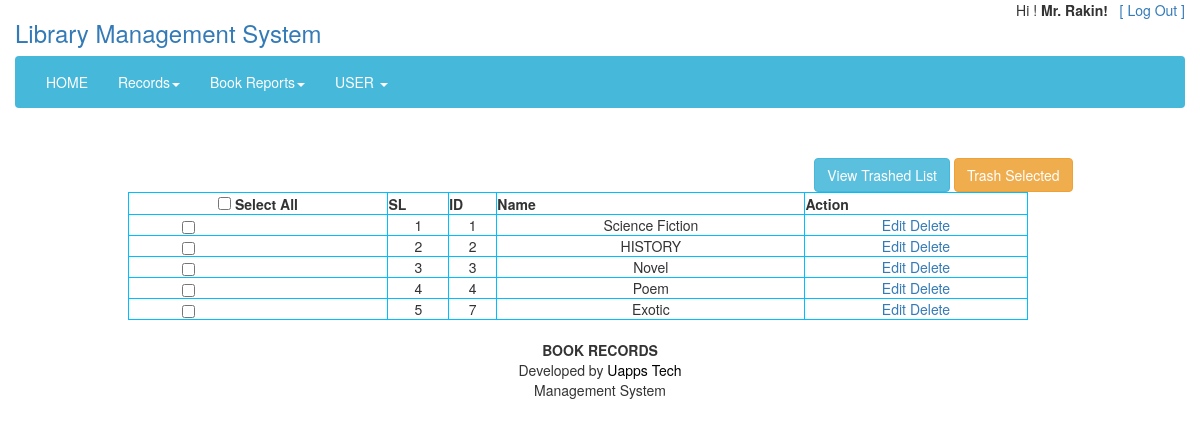
Screenshot of /views/view.php?id=category (signed in) with the database file from the repository.
### tables this page shows
CREATE TABLE `users` (
  `id` int(11) NOT NULL,
  `first_name` varchar(111) NOT NULL,
  `last_name` varchar(111) NOT NULL,
  `email` varchar(111) NOT NULL,
  `password` varchar(111) NOT NULL,
  `role` varchar(5) NOT NULL,
  `permission` varchar(2000) NOT NULL,
  `phone` varchar(111) NOT NULL,
  `address` varchar(333) NOT NULL,
  `email_verified` varchar(111) DEFAULT NULL
);

CREATE TABLE `category` (
  `id` int(11) NOT NULL,
  `name` varchar(50) DEFAULT NULL,
  `soft_delete` varchar(3) DEFAULT 'No'
);

### src/Model/Database.php (called while the page is built, shortened)
<?php
class Database
{
    public function __construct()
    {
        try{
            $this->DBH = new PDO('mysql:host=localhost;dbname=oopcrud', "root", "");
        }
        catch(PDOException $error){
           echo "Database Error: ". $error->getMessage();
        }
    }
}

### src/User/User.php (called while the page is built, shortened)
<?php
class User extends DB{
    public $email="";
    public function setData($data=array()){
        if(array_key_exists('email',$data)){
            $this->email=$data['email'];
        }
        return $this;
    }
    public function view(){
        $query=" SELECT * FROM users WHERE email = '$this->email'";
        $STH =$this->DBH->query($query);
        $STH->setFetchMode(PDO::FETCH_OBJ);
        return $STH->fetch();
    }
}

### src/Admin/Admin.php (called while the page is built, shortened)
<?php
class Admin extends DB
{
    public function view()
    {
        $sql = '';
        if ($_GET['id'] == 'category') {
            $sql = "select * from category WHERE soft_delete='No'";
        }
        $STH = $this->DBH->query($sql);
        $STH->setFetchMode(PDO::FETCH_OBJ);
        return $STH->fetchAll();
    }
}

### views/view.php (the view, shortened to what this page needs)
<?php
include ('header.php');
$objData= new \App\Admin\Admin();
$objData->setData($_GET);
$viewData=$objData->view();
$serial=1;
?>
<form action="trashmultiple.php" id="multiple" method="post">
<div class="container">
    <div class="row">
        <div class="col-sm-2"></div>
        <div class="col-sm-9 text-right">
            <a href="trashview.php?id=<?php echo $_GET['id']?>"   class="btn btn-info role="button"> View Trashed List</a>
            <button type="submit" class="btn btn-warning">Trash Selected</button>
        </div>
        <div class="col-sm-1"></div>
    </div>
<div class="row">
    <div class="col-sm-1"></div>
    <div class="col-sm-10">
            <?php
            if($_GET['id']=='category'){
                echo "<table id='resulttable' border='5' width='900px' style='border-spacing: 50px; border: deepskyblue; text-align: center;'><table id='resulttable' border='5' width='900px' style='border-spacing: 50px; border: deepskyblue; text-align: center;'> <tr><th style='text-align: center'><input id='select_all' type='checkbox' value='select all'> Select All</th> <th>SL</th><th>ID</th><th>Name</th><th>Action</th></tr>";
                foreach ($viewData as $oneData){
                    echo "<tr><td style='padding-left:6%'><input type='checkbox' class='checkbox' name='mark[]' value='$oneData->id'>
                    <td>$serial</td><td>$oneData->id</td> <td>$oneData->name</td><td><a href=edit.php?id=$oneData->id&editid=".$_GET['id'].">Edit</a><a  href=delete.php?id=$oneData->id&deleteid=category>  Delete</a></td></tr>";
                    $serial++;
                }
                echo "</table>";
            }
            ?>
    </div>
    <div class="col-sm-1"></div>
</div>
</div>
</form>
<?php
include 'footer.php';
include 'footer_script.php';
?>
</body>
</html>

### views/header.php (shortened to what this page needs)
<?php
$obj= new User();
$obj->setData($_SESSION);
$singleUser = $obj->view();
?>
<!DOCTYPE html>
<html lang="en">
  <head>
      <link href="../resource/css/style.css" rel="stylesheet" type="text/css">
      <link href="../resource/css/bootstrap.min.css" rel="stylesheet">
      <link href="../resource/css/animate.min.css" rel="stylesheet">
      <link href="../resource/css/bootstrap-dropdownhover.min.css" rel="stylesheet">
      <link rel="stylesheet" type="text/css" href="../resource/bootstrap/css/daterangepicker.css" />
      <link rel="stylesheet" href="../resource/bootstrap/css/jquery-ui.css">
  </head>
  <body id="body">
	<div class="container headSection">
		<div class="row">
				<div class="row">
					<div class="col-md-9">
                        <a href="index.php"><h3>Library Management System</h3></a>
					</div>
					<div class="col-md-3 text-right">
                        <p>Hi ! <b><?php echo "<b>$singleUser->first_name $singleUser->last_name</b>"?>!</b> &nbsp; <a href="User/Authentication/logout.php">[ Log Out ]</a></p>
					</div>
				</div>
				<nav  class="navbar navbar-default navbar-static">
						<div style="padding-left:0px; padding-right:0px;" class="container">
							<div style="padding-top:0px; margin-top:0px;"  class="collapse navbar-collapse" id="myNavbar">
								<div style="padding-left:0px; padding-right:0px;" class="container">
								  <ul class="nav navbar-nav navbar-left">
									<li class="backg"><a href="index.php">HOME</a></li>
									<li class="dropdown">
										<a id="menu" href="" class="dropdown-toggle" data-toggle="dropdown" role="button" data-hover="dropdown" aria-haspopup="true" aria-expanded="false" data-animations="zoomIn zoomIn zoomIn zoomIn">Records<span class="caret"></span></a>
									</li>
									<li class="dropdown">
										<a id="menu" href="" class="dropdown-toggle" data-toggle="dropdown" role="button" data-hover="dropdown" aria-haspopup="true" aria-expanded="false" data-animations="zoomIn zoomIn zoomIn zoomIn">Book Reports<span class="caret"></span></a>
									</li>
									<li class="dropdown">
										<a id="menu" href="" class="dropdown-toggle" data-toggle="dropdown" role="button" data-hover="dropdown" aria-haspopup="true" aria-expanded="false" data-animations="zoomIn zoomIn zoomIn zoomIn">USER <span class="caret"></span></a>
									</li>
								  </ul>
								</div>
							</div>
						</div>
				</nav>
		</div>
	</div>
    <div class="text-center">
        <?php echo "<div style='height: 30px; text-align: center'> <div class='alert-success' id='message'> $msg</div> </div>"; ?>
    </div>

### resource/css/style.css (style rules this page uses)
#body { background-color: white; min-height:500px; }
.headSection .navbar-default { background-color: #46b8da; border-color: transparent; }
.navbar-default .navbar-left>li>a { color: #FFFFFF !important; }
#resulttable { border-width: thin; }

### rows the page displays
users: first_name "Mr.", last_name "Rakin"
category: id "1", name "Science Fiction"
category: id "2", name "HISTORY"
category: id "3", name "Novel"
category: id "4", name "Poem"
category: id "7", name "Exotic"
